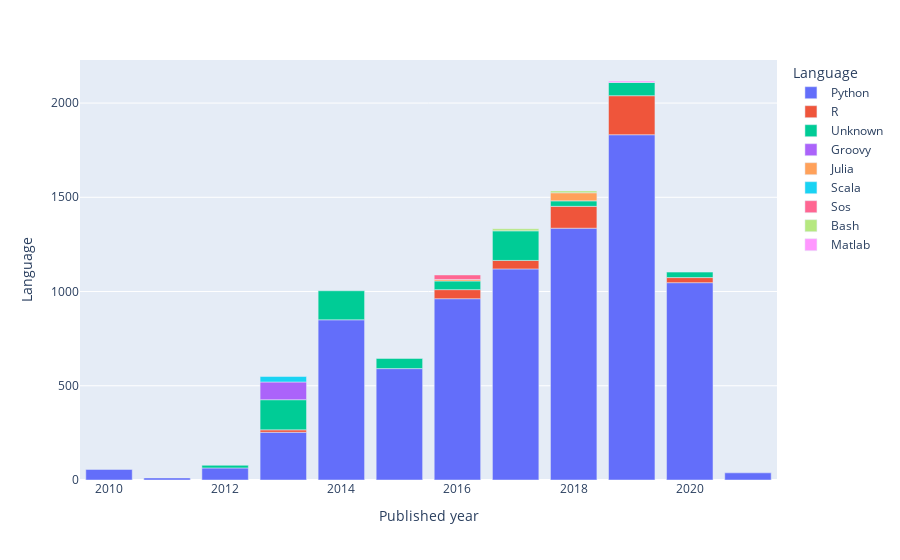

Write notebook code for a chart like this one.
### Code cell
fig = px.bar(notebook_language_year_df, x='published_year', y='language_count', color='language',
            labels=dict(published_year="Published year", language_count="Language", language="Language")
            )
#fig.update_traces(texttemplate='%{y:.s}', textposition='outside')
fig.update_layout(uniformtext_minsize=8, uniformtext_mode='hide', xaxis_type = 'date')
fig.show()
fig.write_image("Trends/timeline_notebook_language_year.pdf")

### Figure 1 — Plotly figure (JSON) as saved in the notebook; plotly's stock layout.template omitted (floating-point values rounded to 4 significant figures)
{"data": [{"alignmentgroup": "True", "hovertemplate": "Language=%{y}<br>Published year=%{x}<extra></extra>", "legendgroup": "Python", "marker": {"color": "#636efa", "pattern": {"shape": ""}}, "name": "Python", "offsetgroup": "Python", "orientation": "v", "showlegend": true, "textposition": "auto", "type": "bar", "x": ["2019", "2018", "2017", "2020", "2016", "2014", "2015", "2013", "2012", "2010", "2021", "2011"], "xaxis": "x", "y": [1832, 1336, 1120, 1047, 962, 850, 591, 253, 64, 56, 38, 11], "yaxis": "y"}, {"alignmentgroup": "True", "hovertemplate": "Language=%{y}<br>Published year=%{x}<extra></extra>", "legendgroup": "R", "marker": {"color": "#EF553B", "pattern": {"shape": ""}}, "name": "R", "offsetgroup": "R", "orientation": "v", "showlegend": true, "textposition": "auto", "type": "bar", "x": ["2019", "2018", "2016", "2017", "2020", "2013"], "xaxis": "x", "y": [207, 116, 48, 45, 27, 13], "yaxis": "y"}, {"alignmentgroup": "True", "hovertemplate": "Language=%{y}<br>Published year=%{x}<extra></extra>", "legendgroup": "Unknown", "marker": {"color": "#00cc96", "pattern": {"shape": ""}}, "name": "Unknown", "offsetgroup": "Unknown", "orientation": "v", "showlegend": true, "textposition": "auto", "type": "bar", "x": ["2013", "2017", "2014", "2019", "2015", "2016", "2018", "2020", "2012"], "xaxis": "x", "y": [160, 157, 154, 70, 54, 46, 29, 29, 14], "yaxis": "y"}, {"alignmentgroup": "True", "hovertemplate": "Language=%{y}<br>Published year=%{x}<extra></extra>", "legendgroup": "Groovy", "marker": {"color": "#ab63fa", "pattern": {"shape": ""}}, "name": "Groovy", "offsetgroup": "Groovy", "orientation": "v", "showlegend": true, "textposition": "auto", "type": "bar", "x": ["2013"], "xaxis": "x", "y": [94], "yaxis": "y"}, {"alignmentgroup": "True", "hovertemplate": "Language=%{y}<br>Published year=%{x}<extra></extra>", "legendgroup": "Julia", "marker": {"color": "#FFA15A", "pattern": {"shape": ""}}, "name": "Julia", "offsetgroup": "Julia", "orientation": "v", "showlegend": true, "textposition": "auto", "type": "bar", "x": ["2018", "2016"], "xaxis": "x", "y": [43, 8], "yaxis": "y"}, {"alignmentgroup": "True", "hovertemplate": "Language=%{y}<br>Published year=%{x}<extra></extra>", "legendgroup": "Scala", "marker": {"color": "#19d3f3", "pattern": {"shape": ""}}, "name": "Scala", "offsetgroup": "Scala", "orientation": "v", "showlegend": true, "textposition": "auto", "type": "bar", "x": ["2013"], "xaxis": "x", "y": [29], "yaxis": "y"}, {"alignmentgroup": "True", "hovertemplate": "Language=%{y}<br>Published year=%{x}<extra></extra>", "legendgroup": "Sos", "marker": {"color": "#FF6692", "pattern": {"shape": ""}}, "name": "Sos", "offsetgroup": "Sos", "orientation": "v", "showlegend": true, "textposition": "auto", "type": "bar", "x": ["2016"], "xaxis": "x", "y": [24], "yaxis": "y"}, {"alignmentgroup": "True", "hovertemplate": "Language=%{y}<br>Published year=%{x}<extra></extra>", "legendgroup": "Bash", "marker": {"color": "#B6E880", "pattern": {"shape": ""}}, "name": "Bash", "offsetgroup": "Bash", "orientation": "v", "showlegend": true, "textposition": "auto", "type": "bar", "x": ["2017", "2018"], "xaxis": "x", "y": [11, 10], "yaxis": "y"}, {"alignmentgroup": "True", "hovertemplate": "Language=%{y}<br>Published year=%{x}<extra></extra>", "legendgroup": "Matlab", "marker": {"color": "#FF97FF", "pattern": {"shape": ""}}, "name": "Matlab", "offsetgroup": "Matlab", "orientation": "v", "showlegend": true, "textposition": "auto", "type": "bar", "x": ["2019"], "xaxis": "x", "y": [8], "yaxis": "y"}], "layout": {"autosize": true, "barmode": "relative", "legend": {"title": {"text": "Language"}, "tracegroupgap": 0}, "margin": {"t": 60}, "uniformtext": {"minsize": 8, "mode": "hide"}, "xaxis": {"anchor": "y", "autorange": true, "domain": [0, 1], "range": ["2009-07-02 12:00", "2021-07-02 12:00"], "title": {"text": "Published year"}, "type": "date"}, "yaxis": {"anchor": "x", "autorange": true, "domain": [0, 1], "range": [0, 2228.0], "title": {"text": "Language"}, "type": "linear"}}}
